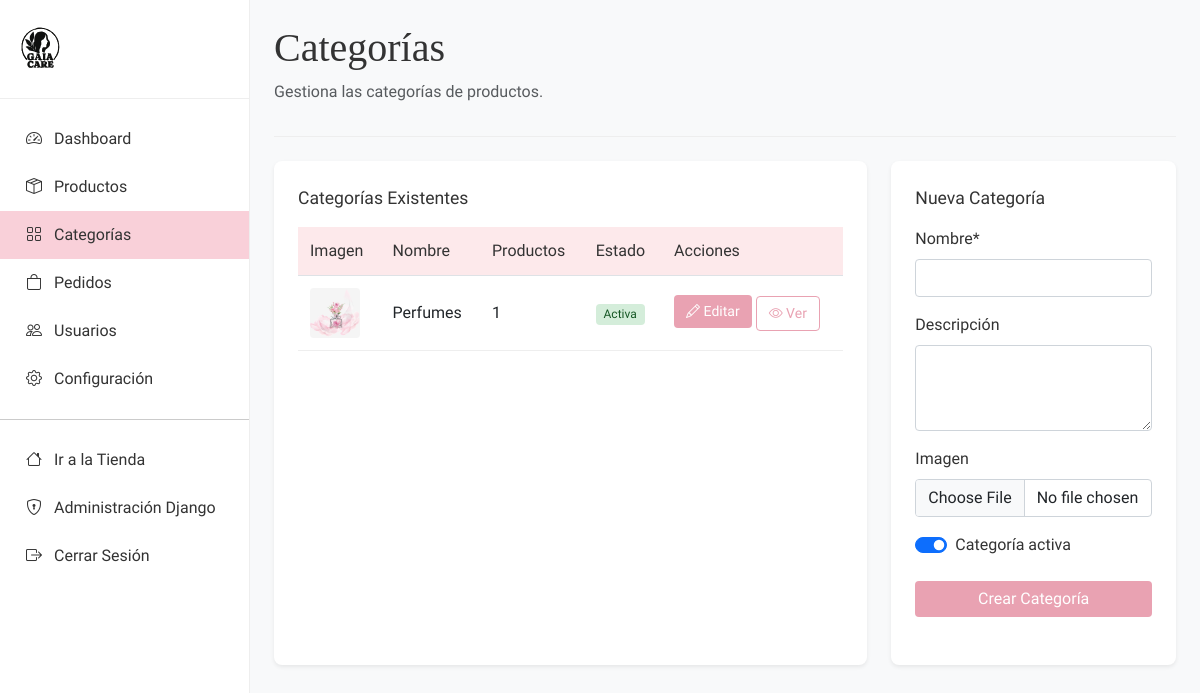
/panel/categorias/ (signed in), run on the app's committed database.
### products/models.py (models this page shows, shortened)
class Category(models.Model):
    name = models.CharField(_('nombre'), max_length=100)
    slug = models.SlugField(_('slug'), max_length=100, unique=True)
    description = models.TextField(_('descripción'), blank=True)
    image = models.ImageField(_('imagen'), upload_to='categories', blank=True, null=True)
    is_active = models.BooleanField(_('activo'), default=True)
    created_at = models.DateTimeField(_('creado'), auto_now_add=True)
    updated_at = models.DateTimeField(_('actualizado'), auto_now=True)
    class Meta:
        verbose_name = _('categoría')
        verbose_name_plural = _('categorías')
        ordering = ['name']

### dashboard/views.py (the view, shortened to what this page needs)
# urls.py: path('categorias/', views.category_list, name='category_list'),
@login_required
@user_passes_test(is_admin)
def category_list(request):
    categories = Category.objects.all()
    categories = categories.annotate(product_count=Count('products'))
    context = {
        'categories': categories,
        'section': 'categories'
    }
    return render(request, 'dashboard/category_list.html', context)

### carts/context_processors.py (called while the page is built)
def cart_items_count(request):
    if request.user.is_authenticated or 'cart_id' in request.session:
        cart = get_or_create_cart(request)
        return {'cart_items_count': cart.get_total_items()}
    return {'cart_items_count': 0}

### carts/models.py (called while the page is built)
    def get_total_items(self):
        return sum(item.quantity for item in self.items.all())

### carts/views.py (called while the page is built, shortened)
def get_or_create_cart(request):
    if request.user.is_authenticated:
        cart, created = Cart.objects.get_or_create(
            user=request.user,
            defaults={'session_id': None}
        )
    return cart

### dashboard/views.py (called while the page is built)
def is_admin(user):
    return user.is_staff or user.is_superuser or user.groups.filter(name__in=['Administradores', 'Administradores Limitados']).exists()

### templates/dashboard/category_list.html (shortened to what this page needs)
{% extends "dashboard/base_dashboard.html" %}
{% load static %}
{% block dashboard_content %}
<div class="content-header">
    <h1 class="content-title">Categorías</h1>
    <p class="text-muted">Gestiona las categorías de productos.</p>
</div>
<div class="row">
    <div class="col-lg-8">
        <div class="dashboard-card">
            <div class="dashboard-card-title">Categorías Existentes</div>
            {% if categories %}
                <div class="table-responsive">
                    <table class="table dashboard-table">
                        <thead>
                            <tr>
                                <th>Imagen</th>
                                <th>Nombre</th>
                                <th>Productos</th>
                                <th>Estado</th>
                                <th>Acciones</th>
                            </tr>
                        </thead>
                        <tbody>
                            {% for category in categories %}
                                <tr>
                                    <td>
                                        {% if category.image %}
                                            <img src="{{ category.image.url }}" alt="{{ category.name }}" class="table-img">
                                        {% else %}
                                            <img src="{% static 'images/category-placeholder.png' %}" alt="{{ category.name }}" class="table-img">
                                        {% endif %}
                                    </td>
                                    <td>{{ category.name }}</td>
                                    <td>{{ category.product_count }}</td>
                                    <td>
                                        {% if category.is_active %}
                                            <span class="status-badge delivered">Activa</span>
                                        {% else %}
                                            <span class="status-badge cancelled">Inactiva</span>
                                        {% endif %}
                                    </td>
                                    <td>
                                        <a href="{% url 'dashboard:category_detail' category.id %}" class="btn btn-sm btn-dashboard mb-1">
                                            <i class="bi bi-pencil"></i> Editar
                                        </a>
                                        <a href="{% url 'products:category_products' category.slug %}" class="btn btn-sm btn-dashboard-outline" target="_blank">
                                            <i class="bi bi-eye"></i> Ver
                                        </a>
                                    </td>
                                </tr>
                            {% endfor %}
                        </tbody>
                    </table>
                </div>
            {% else %}
                <div class="text-center py-5">
                    <i class="bi bi-grid" style="font-size: 3rem; color: #ddd;"></i>
                    <p class="mt-3">No hay categorías disponibles.</p>
                </div>
            {% endif %}
        </div>
    </div>
    <div class="col-lg-4">
        <div class="dashboard-card">
            <div class="dashboard-card-title">Nueva Categoría</div>
            <form method="post" enctype="multipart/form-data" class="dashboard-form">
                <div class="mb-3">
                    <label for="name" class="form-label">Nombre*</label>
                    <input type="text" class="form-control" id="name" name="name" required>
                </div>
                <div class="mb-3">
                    <label for="description" class="form-label">Descripción</label>
                    <textarea class="form-control" id="description" name="description" rows="3"></textarea>
                </div>
                <div class="mb-3">
                    <label for="image" class="form-label">Imagen</label>
                    <input type="file" class="form-control" id="image" name="image" accept="image/*">
                </div>
                <div class="mb-3">
                    <div class="form-check form-switch">
                        <input class="form-check-input" type="checkbox" id="is_active" name="is_active" checked>
                        <label class="form-check-label" for="is_active">Categoría activa</label>
                    </div>
                </div>
                <button type="submit" class="btn btn-dashboard w-100">Crear Categoría</button>
            </form>
        </div>
    </div>
</div>
{% endblock %}

### static/css/styles.css (style rules this page uses)
:root { --white: #ffffff; --light-pink: #fde9eb; --medium-pink: #f9d0d9; --dark-pink: #e9a2b2; --accent-brown: #ddcc9f; --text-color: #333333; }
* { margin: 0; padding: 0; box-sizing: border-box; }
body { font-family: 'Asap', sans-serif; color: var(--text-color); background-color: var(--white); display: flex; flex-direction: column; min-height: 100vh; }
.btn { display: inline-block; padding: 12px 24px; background-color: var(--dark-pink); color: white; text-decoration: none; border-radius: 4px; font-weight: 500; transition: background-color 0.3s; border: none; cursor: pointer; }
.form-control { width: 100%; padding: 10px; border: 1px solid #ddd; border-radius: 4px; font-family: 'Asap', sans-serif; }

### static/css/dashboard.css (style rules this page uses)
:root { --sidebar-width: 250px; --header-height: 60px; --sidebar-bg: #ffffff; --content-bg: #f8f9fa; --card-shadow: 0 0.125rem 0.25rem rgba(0, 0, 0, 0.075); }
.content-header { margin-bottom: 1.5rem; padding-bottom: 1rem; border-bottom: 1px solid #eee; }
.content-title { margin-bottom: 0.5rem; font-family: 'Libre Bodoni', serif; }
.dashboard-card { background-color: white; border-radius: 0.5rem; box-shadow: var(--card-shadow); padding: 1.5rem; margin-bottom: 1.5rem; height: 100%; }
.dashboard-card-title { font-size: 1.1rem; font-weight: 500; margin-bottom: 1rem; color: var(--text-color); }
.dashboard-table { width: 100%; }
.dashboard-table th { background-color: var(--light-pink); color: var(--text-color); font-weight: 500; }
.dashboard-table th, .dashboard-table td { padding: 0.75rem; vertical-align: middle; }
.dashboard-table tbody tr { border-bottom: 1px solid #eee; }
.table-img { width: 50px; height: 50px; object-fit: cover; border-radius: 4px; }
.status-badge { display: inline-block; padding: 0.35em 0.65em; font-size: 0.75em; font-weight: 500; line-height: 1; text-align: center; white-space: nowrap; vertical-align: baseline; border-radius: 0.25rem; }
.status-badge.delivered { background-color: #d4edda; color: #155724; }
.dashboard-form label { font-weight: 500; margin-bottom: 0.5rem; }
.dashboard-form .form-control { border-radius: 0.25rem; border: 1px solid #ced4da; padding: 0.375rem 0.75rem; }
.btn-dashboard { background-color: var(--dark-pink); color: white; border: none; padding: 0.375rem 0.75rem; border-radius: 0.25rem; transition: background-color 0.2s; }
.btn-dashboard-outline { background-color: transparent; color: var(--dark-pink); border: 1px solid var(--dark-pink); padding: 0.375rem 0.75rem; border-radius: 0.25rem; transition: all 0.2s; }

### data on the page
Category: image (picture), name "Perfumes", product_count "1", is_active "Activa"
